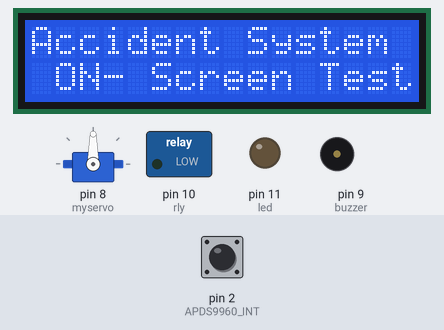
This sketch was run on a simulated Arduino Nano, built with avr-gcc and run on an emulated ATmega328P. Parts: servo, 16×2 character LCD, switched loads named in the sketch (green lamp = pin HIGH), output pins drawn as LEDs (lit = HIGH), buzzer (waves = sounding, pin HIGH). The inputs (shaded band) are chosen by the test bench; at power-on: pin 2 (APDS9960_INT) HIGH. What the sketch prints to the serial monitor is not drawn.

Above: at 3.2 s.
At 15.2 s:
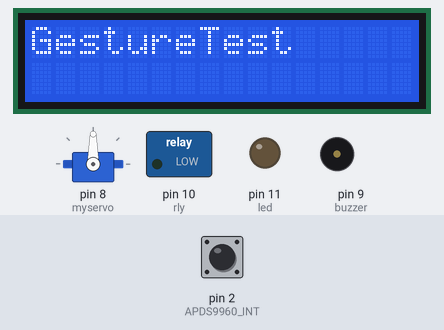
At 16.2 s:
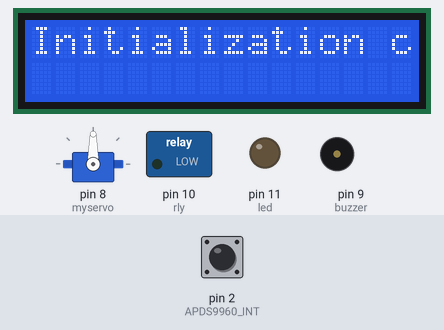
At 21.2 s:
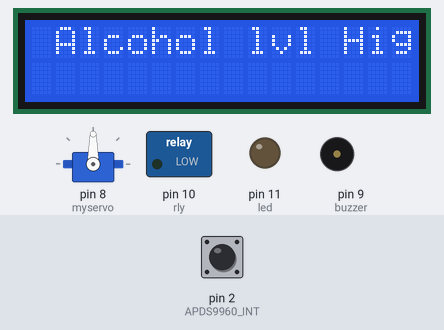
At 24.2 s:
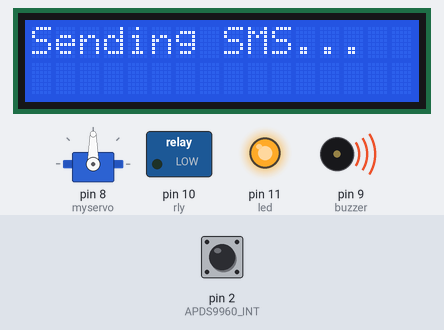
At 35.3 s:
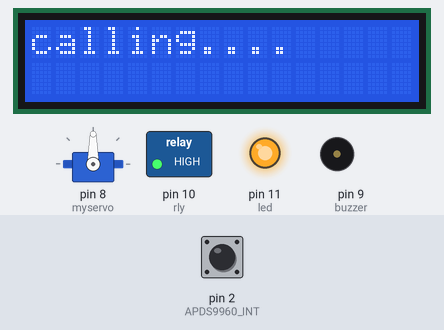
Timing chart, 0 to 36.8 s (numbered marks = the images above):
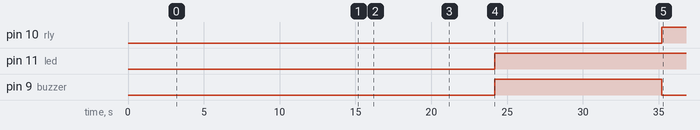

The sketch:

Accident_code.ino
```cpp
#include <Servo.h>
#include <TinyGPS.h>
#include <SoftwareSerial.h>
#include <Wire.h>
#include <LiquidCrystal_I2C.h>
#include <SparkFun_APDS9960.h>

// Pin and hardware setup
LiquidCrystal_I2C lcd(0x27, 16, 2);
TinyGPS gps;
SoftwareSerial gps_port(3, 4);
Servo myservo;
char sz[32];
int pos = 0;
int fr = 6; // Fire sensor
int buzzer = 9; // Buzzer
#define rly 10
#define led 11
#define rb 13
#define alc A3
#define vib 7
#define APDS9960_INT 2
float latitude, longitude;
const String EMERGENCY_PHONE = "+91*********";//Place your mobilr number with country code
int val = 1;
SparkFun_APDS9960 apds = SparkFun_APDS9960();
int isr_flag = 0;

void setup()
{
  // Pin modes
  pinMode(buzzer, OUTPUT);
  pinMode(rly, OUTPUT);
  pinMode(led, OUTPUT);
  pinMode(rb, INPUT_PULLUP);
  pinMode(alc, INPUT);
  pinMode(fr, INPUT);
  pinMode(vib, INPUT);
  pinMode(APDS9960_INT, INPUT);
  myservo.attach(8);
  digitalWrite(buzzer, LOW);
  digitalWrite(rly, LOW);

  // LCD initialization
  lcd.begin();
  lcd.backlight();
  lcd.setCursor(1, 0);
  lcd.print("Hello NANO!");
  delay(3000);
  lcd.clear();
  lcd.setCursor(0, 0);
  lcd.print("Accident System");
  lcd.setCursor(0, 1);
  lcd.print(" ON- Screen Test");
  delay(3000);
  lcd.clear();

  // Servo initialization
  myservo.write(90);
  myservo.detach();
  // Serial and GPS initialization
  Serial.begin(9600);
  gps_port.begin(9600);
  delay(2000);
  init_GSM();
  delay(3000);

  // Gesture sensor initialization
  guester_ina();
  delay(3000);
  // Alcohol detection (run only once at the beginning)
  if (analogRead(alc) >= 320)
  {
    myservo.attach(8);
    handleEvent("Alcohol lvl High", Alchol_sms);
    myservo.write(0);
    delay(1000);
    myservo.detach();
  }
  else {
    myservo.attach(8);
    myservo.write(0);
    delay(1000);
    myservo.detach();
    lcd.print("Engine ON");
    delay(1000);
    lcd.clear();
  }
}

void loop()
{
  Serial.println("Entering loop"); // Debugging statement
  checkSensorsAndHandleEvents();
}

void checkSensorsAndHandleEvents()
{
  encode_gps();

  if (digitalRead(vib) == LOW && val == 1)
  {
    handleEvent("Crash detected", Accident_sms);
  }
  else if (digitalRead(fr) == LOW && val == 1)
  {
    handleEvent("Fire detected", Fire_sms);
  }
  else if (isr_flag == 1 && val == 1)
  {
    detachInterrupt(digitalPinToInterrupt(APDS9960_INT));
    handleGesture();
    isr_flag = 0;
    attachInterrupt(digitalPinToInterrupt(APDS9960_INT), interruptRoutine, FALLING);
  }

  check_reset(); // Check if reset button is pressed
  delay(1000);
}

// Handle sensor events
void handleEvent(const char* message, void (*alertFunction)())
{
  lcd.setCursor(1, 0);
  lcd.print(message);
  delay(3000);
  lcd.clear();
  alertFunction();
  make_call();
  val = 0; // Set val to prevent further detection
}

// Gesture sensor setup
void guester_ina()
{
  lcd.print(F("GestureTest"));
  delay(1000);
  lcd.clear();

  // Initialize interrupt service routine
  attachInterrupt(digitalPinToInterrupt(APDS9960_INT), interruptRoutine, FALLING);

  // Initialize APDS-9960
  if (apds.init())
  {
    Serial.println("APDS-9960 Initialization complete");
    lcd.print(F("Initialization complete"));
    delay(1000);
    lcd.clear();
  }
  else
  {
    Serial.println("APDS-9960 init error!");
    lcd.print(F("APDS-9960 init error!"));
    delay(1000);
    lcd.clear();
  }

  // Start gesture sensor
  if (apds.enableGestureSensor(true))
  {
    Serial.println("Gesture sensor running");
    lcd.print(F("Gesture running"));
    delay(1000);
    lcd.clear();
  }
  else
  {
    Serial.println("Gesture sensor error!");
    lcd.print(F("Gesture error!"));
    delay(1000);
    lcd.clear();
  }
}

// Fire alert SMS
void Fire_sms()
{
  digitalWrite(buzzer, HIGH);
  send_sms("Car Fire Alert at ");
  digitalWrite(buzzer, LOW);
}

void interruptRoutine()
{
  isr_flag = 1;
}

// Gesture actions
void handleGesture()
{
  if (apds.isGestureAvailable())
  {
    switch (apds.readGesture())
    {
      case DIR_UP:
        lcd.print("UP");
        Serial.println(F("Gesture UP detected"));

        break;
      case DIR_DOWN:
        lcd.print("medical help");
        Serial.println(F("Gesture DOWN detected"));
        Heart_sms();
        make_call();
        break;
      case DIR_LEFT:
        lcd.print("medical help");
        Serial.println(F("Gesture LEFT detected"));
        Heart_sms();
        make_call();
        break;
      case DIR_RIGHT:
        lcd.print("RIGHT");
        Serial.println(F("Gesture RIGHT detected"));
        break;
      case DIR_FAR:
      case DIR_NEAR:
      default:
        lcd.print("medical help");
        Serial.println(F("Unknown gesture or medical help"));
        Heart_sms();
        make_call();
        break;
    }
    delay(1000);
    lcd.clear();
  }
}

// Check if reset button is pressed
void check_reset()
{
  Serial.println("Checking reset button"); // Debugging statement
  if (digitalRead(rb) == LOW)
  {
    Serial.println("Reset button pressed"); // Debugging statement
    lcd.print("Resetting...");
    delay(1000);
    lcd.clear();
    val = 1; // Reset the val to enable detection again
  }
  delay(1000);
}

// Accident alert SMS
void Accident_sms()
{
  digitalWrite(buzzer, HIGH);
  send_sms("Car Accident Alert at ");
  digitalWrite(buzzer, LOW);
}

// Alcohol alert SMS
void Alchol_sms()
{
  digitalWrite(buzzer, HIGH);
  send_sms("Alcohol Alert at ");
  digitalWrite(rly, HIGH);
  digitalWrite(buzzer, LOW);
}

// Medical alert SMS
void Heart_sms()
{
  digitalWrite(buzzer, HIGH);
  send_sms("Medical Alert at ");
  lcd.clear();
  digitalWrite(buzzer, LOW);
}

// Send SMS with GPS location
void send_sms(const char* alert_message)
{
  digitalWrite(led, HIGH);
  Serial.println(F("Sending SMS..."));
  lcd.print("Sending SMS...");
  Serial.println("AT");
  delay(2000);
  Serial.println("AT+CMGF=1"); // Set SMS to text mode
  delay(2000);
  Serial.print("AT+CMGS=\"");
  Serial.print(EMERGENCY_PHONE);
  Serial.println("\"");
  delay(2000);
  Serial.print(alert_message);
  Serial.print("http://www.google.com/maps/place/");
  delay(2000);
  Serial.print(latitude, 6);
  Serial.print(",");
  Serial.println(longitude, 6);
  delay(1000);
  Serial.print(sz);
  Serial.print(",");
  Serial.write(26); // ASCII code for Ctrl+Z to send the SMS
  delay(2000);
  Serial.println(F("SMS Sent"));
  lcd.clear();
  digitalWrite(led, LOW);
}

// Make emergency call
void make_call()
{
  digitalWrite(led, HIGH);
  lcd.print("calling....");
  Serial.print("ATD");
  Serial.print(EMERGENCY_PHONE);
  Serial.print(";");
  delay(30000); // 20 sec delay
  Serial.println("ATH");
  delay(5000); // 1 sec delay
  lcd.clear();
  digitalWrite(led, LOW);
}

// Encode GPS data
void encode_gps()
{
  for (unsigned long start = millis(); millis() - start < 1000;)
  {
    while (gps_port.available())
    {
      char a = gps_port.read();
      if (gps.encode(a))
      {
        getgps(gps);
        break; // Break out of the loop once GPS data is encoded
      }
    }
  }
}

void getgps(TinyGPS &gps)
{
  gps.f_get_position(&latitude, &longitude);
  print_date(gps);
}

// Initialize GSM
void init_GSM()
{
  Serial.println("Initializing GSM...");
  Serial.println("AT");
  delay(2000);
  Serial.println("AT+CMGF=1");
  delay(2000);
  Serial.println("GSM Initialized");
}

// Print date
static void print_date(TinyGPS &gps)
{
  int year;
  byte month, day, hour, minute, second, hundredths;
  unsigned long age;
  gps.crack_datetime(&year, &month, &day, &hour, &minute, &second, &hundredths, &age);
  if (age != TinyGPS::GPS_INVALID_AGE)
  {
    sprintf(sz, "%02d/%02d/%02d %02d:%02d:%02d ",
            month, day, year, hour, minute, second);
  }
}
```

Measured:
- by itself, pin 10 (rly): LOW → HIGH at 35.2 s
- by itself, pin 11 (led): LOW → HIGH at 24.2 s
- by itself, pin 9 (buzzer): LOW → HIGH at 24.2 s, → LOW 11.0 s later
- what the display in image 0 shows lasts 3.0 s, from 3.1 s to 6.1 s
- what the display in image 1 shows lasts 1.0 s, from 15.1 s to 16.1 s
- what the display in image 4 shows lasts 11.0 s, from 24.2 s to 35.2 s
